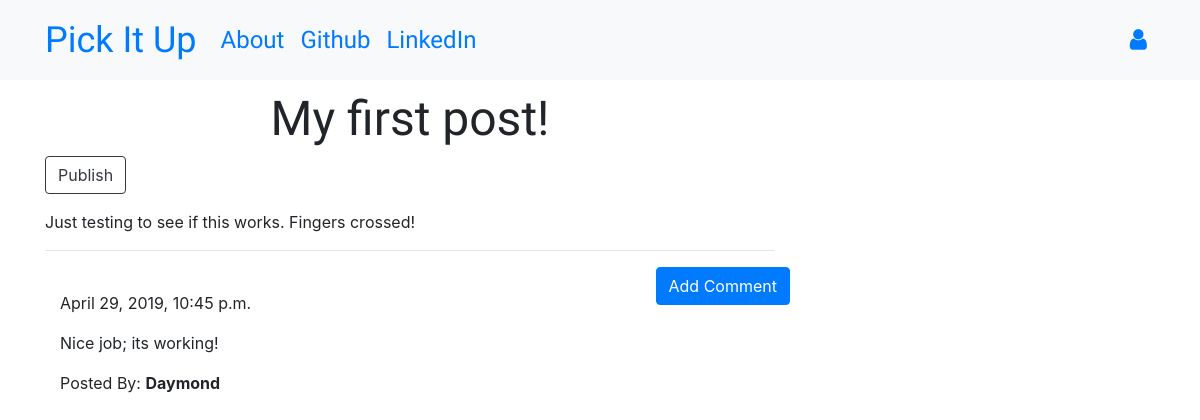
Before: /post/1 with the older database file.
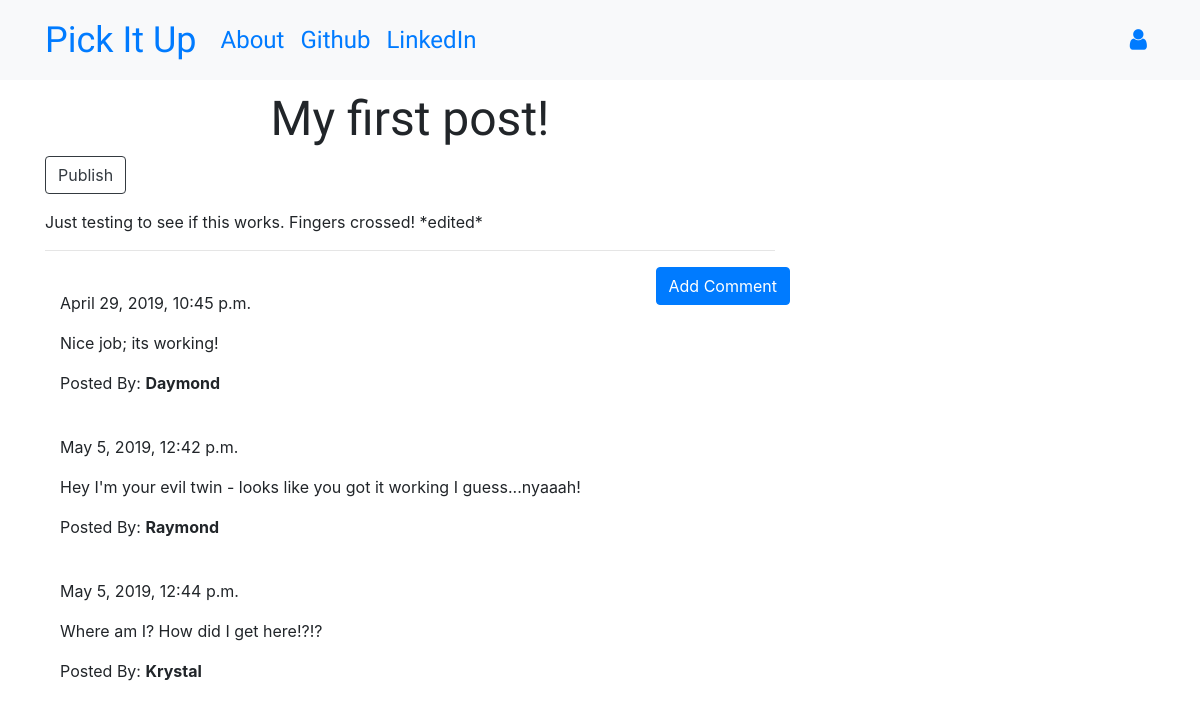
After: the same page with the newer database file.
### blog/models.py (models this page shows, shortened)
class Post(models.Model):
    author = models.ForeignKey("auth.User", on_delete=models.CASCADE)
    title = models.CharField(max_length=100)
    text = models.TextField()  # no max length to cap blogpost
    created_date = models.DateTimeField(
        default=timezone.now, auto_now=False, auto_now_add=False)
    published_date = models.DateTimeField(
        blank=True, null=True, auto_now=False, auto_now_add=False)  # field can be blank or null in case we don't publish or leave it off entirely
    def publish(self):
        self.published_date = timezone.now()
        self.save()

class Comment(models.Model):
    post = models.ForeignKey(
        "blog.Post", related_name='comments', on_delete=models.CASCADE)  # connect each post to a blogpost
    author = models.CharField(max_length=200)
    text = models.TextField()
    created_date = models.DateTimeField(
        default=timezone.now, auto_now=False, auto_now_add=False)
    approved_comment = models.BooleanField(default=False)

### blog/views.py (the view)
# urls.py: path('post/<int:pk>', views.PostDetailView.as_view(), name='post_detail'),
class PostDetailView(DetailView):
    model = Post

### blog/templates/blog/post_detail.html (shortened to what this page needs)
{% extends 'blog/base.html'%}
{% block content %}
<h1 class="posttitle loader">{{post.title}}</h1>
{% if post.published_date %}
<div class="date postdate">{{post.published_date}}</div>
{% else %}
<a class="btn btn-outline-dark" href="{% url 'post_publish' pk=post.pk %}">Publish</a>
{% endif %}
<p class="postcontent">{{post.text|safe|linebreaksbr}}</p>
<hr>
<a class="btn btn-primary btn-comment loader" href="{% url 'add_comment_to_post' pk=post.pk %}">Add Comment</a>
<div class="container">
    {% for comment in post.comments.all %}
    <br>
    {% if user.is_authenticated or comment.approved_comment %}
    {{comment.created_date}}
    <p>{{comment.text|safe|linebreaks}}</p>
    <p>Posted By: <strong>{{comment.author}}</strong></p>
    {% endif %}
    {% empty %}
    <p>No Comments</p>
    {% endfor %}
</div>
{% endblock %}

### blog/templates/blog/base.html (shortened to what this page needs)
<!DOCTYPE html>
{% load static %}
<html>
<head>
    <link rel="stylesheet" href="https://stackpath.bootstrapcdn.com/bootstrap/4.1.3/css/bootstrap.min.css"
>
    <link rel="stylesheet" href="https://stackpath.bootstrapcdn.com/bootstrap/4.1.0/css/bootstrap.min.css">
    <link href="https://maxcdn.bootstrapcdn.com/font-awesome/4.7.0/css/font-awesome.min.css" rel="stylesheet">
    <link href="https://maxcdn.bootstrapcdn.com/font-awesome/4.7.0/css/font-awesome.min.css" rel="stylesheet">
    <link rel="stylesheet" href="//cdn.jsdelivr.net/medium-editor/latest/css/medium-editor.min.css" type="text/css"
        media="screen" charset="utf-8">
    <link rel="stylesheet" href="{% static 'css/blog.css' %}">
    <link href="https://maxcdn.bootstrapcdn.com/font-awesome/4.7.0/css/font-awesome.min.css" rel="stylesheet">
</head>
<body class=''>
    <nav class="navbar navbar-expand-lg bg-light techfont">
        <div class="container">
            <div class="navbar-nav align-items-center">
                <a class="navbar-brand bigbrand" href="{% url 'post_list' %}">Pick It Up</a>
                <a class="nav-item nav-link" href="{% url 'about' %}">About</a>
                <a class="nav-item nav-link" href="https://www.github.com">Github</a>
                <a class="nav-item nav-link" href="https://www.linkedin.com">LinkedIn</a>
            </div>
            <div class="navbar-nav align-items-center ml-auto">
                {% if user.is_authenticated %}
                <a class="nav-item nav-link" href="{% url 'post_new' %}">New Post</a>
                <a class="nav-item nav-link" href="{% url 'post_draft_list' %}">Drafts</a>
                <a class="nav-item nav-link" href="{% url 'logout' %}">Log out</a>
                <a>Hi {{ user.username }}!</a>
                {% else %}
                <a class="nav-item nav-link" href="{% url 'login' %}" aria-label="Login">
                    <span class="fa fa-user" aria-hidden="true"></span></a>
                {% endif %}
            </div>
        </div>
    </nav>
    <div class="content container">
        <div class="row">
            <div class="col-md-8">
                <div class="blog_posts">
                    {% block content %}
                    {% endblock %}
                </div>
            </div>
        </div>
    </div>
</body>
</html>

### blog/static/css/blog.css (style rules this page uses)
.techfont { font-family: 'Russo One', sans-serif; font-size: 1.5em; margin-bottom: 10px; }
.posttitle { font-family: 'Russo One', sans-serif; font-size: 3em; text-align: center; }
.postcontent { font-family: 'Montserrat'; font-size: 1.5em; }
.btn-comment { position: absolute; right: 0px; }
.bigbrand { font-size: 1.5em; }

Changed rows visible on the page:
changed Post "My first post!": text "Just testing to see if this works. Fingers crossed!" → "Just testing to see if this works. Fingers crossed! *edited*"
added Comment: created_date "May 5, 2019, 12:42 p.m.", text "Hey I'm your evil twin - looks like you got it working I guess...nyaaah!", author "Raymond"
added Comment: created_date "May 5, 2019, 12:44 p.m.", text "Where am I? How did I get here!?!?", author "Krystal"
